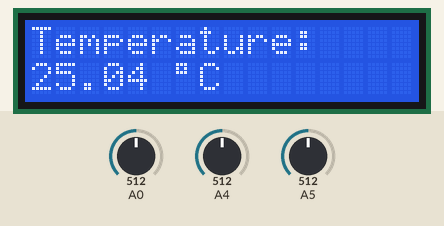
Recording of a sketch running on a simulated Arduino Uno, built with avr-gcc and run on an emulated ATmega328P. On the bench: 16×2 character LCD. Inputs (shaded band) come from the test bench; at power-on: A0 = 512, A4 = 512, A5 = 512. What the sketch prints to the serial monitor is not drawn.

Above: at 1.3 s.
1.4 s: A0 set to 486
At 2.9 s:
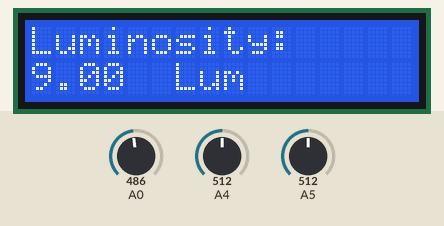
3.6 s: A0 set to 316
5.3 s: A0 set to 281
At 6.8 s:
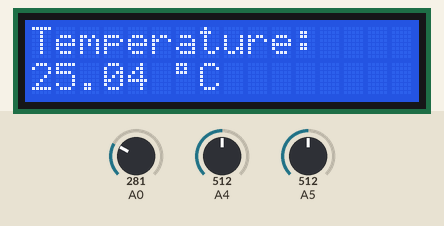
7.7 s: A4 set to 716
At 8.8 s:
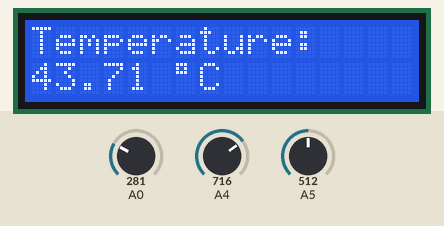
9.7 s: A4 set to 900
At 10.8 s:
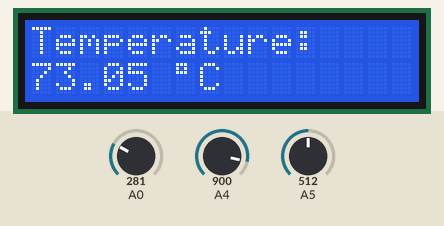
11.7 s: A4 set to 1023
At 12.8 s:
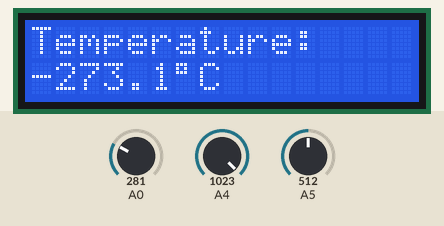
Timing chart, 0 to 14.7 s (numbered marks = the images above; inputs shaded):
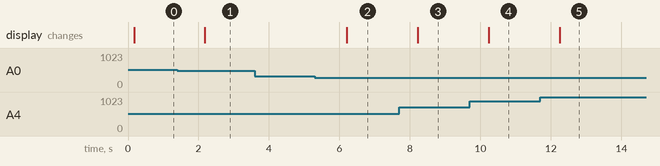

The sketch:

temperature.ino
```cpp
#include <LiquidCrystal.h>

LiquidCrystal lcd(8, 9, 4, 5, 6, 7);

const int B = 4275;
const int R0 = 100000;
int menu_pointer = 0;

struct {
  int limite;
  char *nome;
} teclas[] = {
  {   50, "Right" },
  {  300, "Up" },
  {  500, "Down" },
  {  750, "Left" },
  {  850, "Select" },
  { 1024, "        " }  // no key pressed
};

// Initialize
void setup() {
  Serial.begin(115200);
  Serial.setTimeout(1);

  lcd.clear();
  lcd.begin(16, 2);
  lcd.setCursor(1, 0);
  lcd.print("Done!!");
  delay(100);

  pinMode(A5, INPUT);
  pinMode(A4, INPUT);
  pinMode(A3, INPUT);
  pinMode(A0, INPUT);
}

void loop() {
  int z = read_key();

  // read key
  // read flag to change
  switch  (z){
    case  0:
    break;
    case  1:
      menu_pointer--;
      if (menu_pointer < 0){
        menu_pointer = 0;
      }
    break;
    case  2:
      menu_pointer++;
      if (menu_pointer > 1){
        menu_pointer = 1;
      }
    break;
    case  3:
    break;
    case  4:
    break;
    case  5:
    break;
  }

  // display menu
  // read sensors
  if (menu_pointer == 0){
    read_temp();
  } else if (menu_pointer == 1){
    read_light();
  }

  delay (1000);
}

int read_key(){
  static int teclaAnt = -1;   // last key

  int leitura = analogRead(A0);

  int teclaNova;
  for (teclaNova = 0; ; teclaNova++) {
    if (leitura < teclas[teclaNova].limite) {
      break;
    }
  }

  if (teclaNova != teclaAnt) {
    return (teclaNova);
    teclaAnt = teclaNova;
  }
}

void  read_temp(){
  int temp = analogRead(A4);
  float R = 1023.0/temp-1.0;
  R = R0*R;
  float temperature = 1.0/(log(R/R0)/B+1/298.15)-273.15; // converttion based on the datasheet

  Serial.print(temperature);

  lcd.clear();
  lcd.setCursor(0, 0);
  lcd.print("Temperature: ");
  lcd.setCursor(0, 1);
  lcd.print(temperature);
  lcd.setCursor(6, 1);
  lcd.print((char)223);
  lcd.print("C");
}

float  read_light(){
  int light = analogRead(A5);
  float Rsensor = (1023-light)*10/light;

  lcd.clear();
  lcd.setCursor(0, 0);
  lcd.print("Luminosity: ");
  lcd.setCursor(0, 1);
  lcd.print(Rsensor);
  lcd.setCursor(6, 1);
//  lcd.print((char)223);
  lcd.print("Lum");
}
```

Measured:
- the behaviour switches between 500 and 499 on A0 (found by bisection; images 0 and 1)
- the behaviour switches between 300 and 299 on A0 (found by bisection; images 1 and 2)
- after the input at 1.4 s, the display: changes after 0.78 s (image 1)
- after the input at 3.6 s, every drawn part: stays the same
- after the input at 5.3 s, the display: changes after 0.91 s (image 2)
- after the input at 7.7 s, the display: changes after 0.52 s (image 3)
- after the input at 9.7 s, the display: changes after 0.53 s (image 4)
- after the input at 11.7 s, the display: changes after 0.55 s (image 5)
